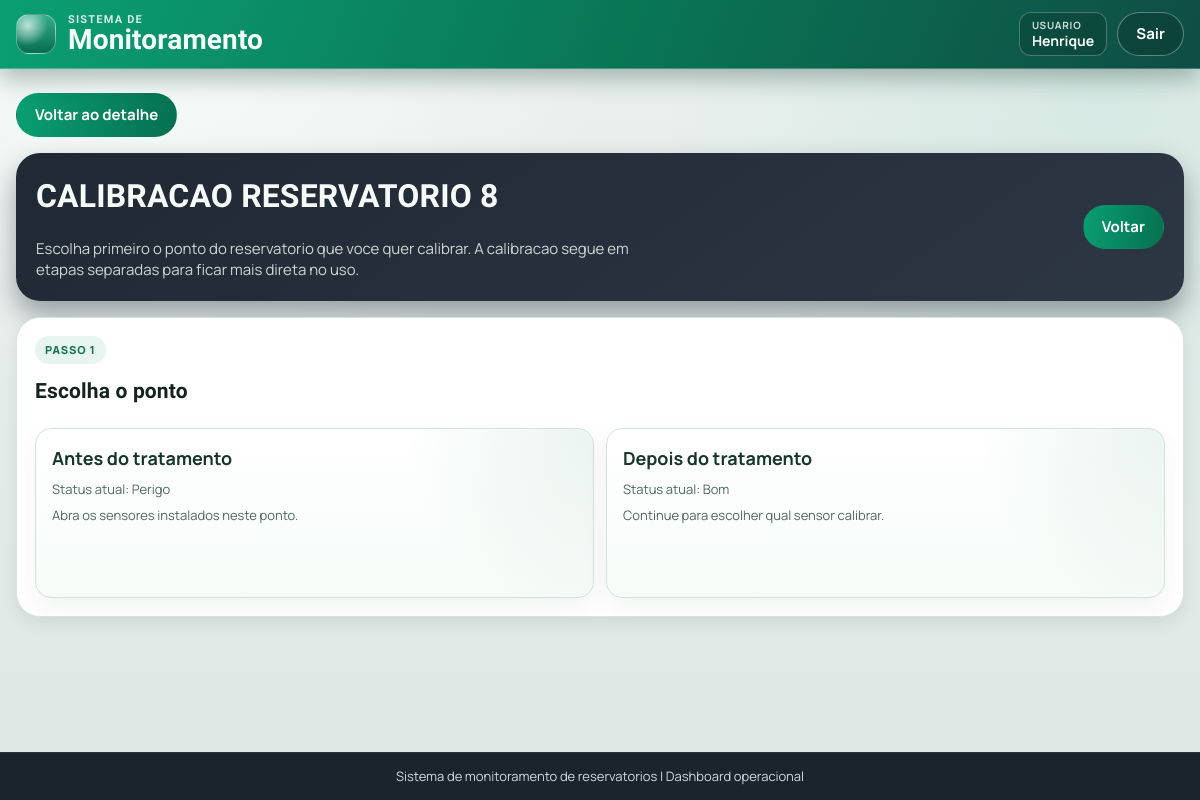
The app's page /reservatorios/8/calibracao/ (signed in), older data.
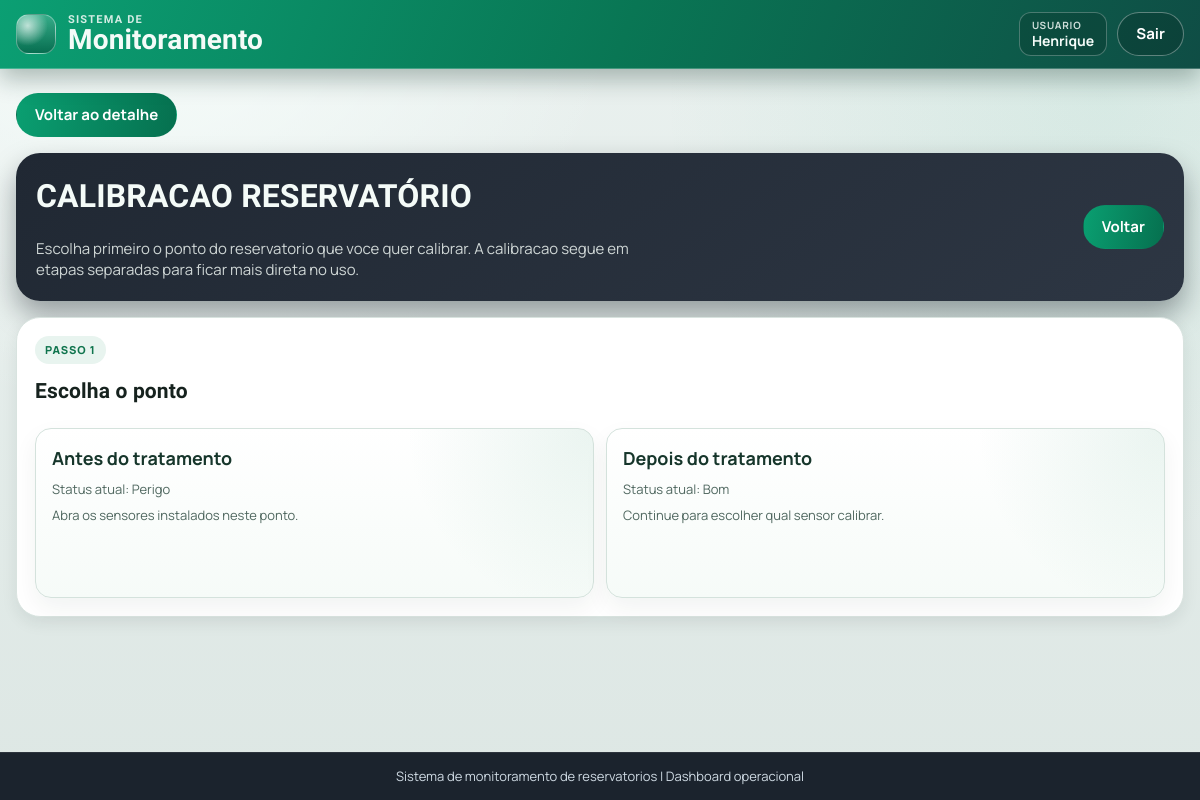
The same page, newer data.
### app/models.py (models this page shows, shortened)
class Reservatorio(models.Model):
    STATUS_BOM = "bom"
    STATUS_ATENCAO = "atencao"
    STATUS_PERIGO = "perigo"
    FAIXA_PADRAO_PPM_TDS_MIN = 0.0
    FAIXA_PADRAO_PPM_TDS_MAX = 500.0
    FAIXA_PADRAO_NTU_TURBIDEZ_MIN = 0.0
    FAIXA_PADRAO_NTU_TURBIDEZ_MAX = 5.0
    FAIXA_PADRAO_CELSIUS_TEMPERATURA_MIN = 5.0
    FAIXA_PADRAO_CELSIUS_TEMPERATURA_MAX = 30.0
    FAIXA_PADRAO_PH_MIN = 6.0
    FAIXA_PADRAO_PH_MAX = 9.5
    META_PADRAO_PPM_TDS = 600.0
    META_PADRAO_NTU_TURBIDEZ = 1.5
    META_PADRAO_CELSIUS_TEMPERATURA = 25.0
    META_PADRAO_PH = 7.0
    STATUS_CHOICES = (
        (STATUS_BOM, "Bom"),
        (STATUS_ATENCAO, "Atencao"),
        (STATUS_PERIGO, "Perigo"),
    )
    usuario = models.ForeignKey(
        settings.AUTH_USER_MODEL,
        on_delete=models.CASCADE,
        related_name="reservatorios",
    )
    nome = models.CharField(max_length=120, unique=True)
    status = models.CharField(max_length=20, choices=STATUS_CHOICES, default=STATUS_BOM)
    faixa_ppm_tds_min = models.FloatField(default=FAIXA_PADRAO_PPM_TDS_MIN)
    faixa_ppm_tds_max = models.FloatField(default=FAIXA_PADRAO_PPM_TDS_MAX)
    faixa_ntu_turbidez_min = models.FloatField(default=FAIXA_PADRAO_NTU_TURBIDEZ_MIN)
    faixa_ntu_turbidez_max = models.FloatField(default=FAIXA_PADRAO_NTU_TURBIDEZ_MAX)
    faixa_celsius_temperatura_min = models.FloatField(default=FAIXA_PADRAO_CELSIUS_TEMPERATURA_MIN)
    faixa_celsius_temperatura_max = models.FloatField(default=FAIXA_PADRAO_CELSIUS_TEMPERATURA_MAX)
    faixa_ph_min = models.FloatField(default=FAIXA_PADRAO_PH_MIN)
    faixa_ph_max = models.FloatField(default=FAIXA_PADRAO_PH_MAX)
    meta_ppm_tds = models.FloatField(default=META_PADRAO_PPM_TDS)
    meta_ntu_turbidez = models.FloatField(default=META_PADRAO_NTU_TURBIDEZ)
    meta_celsius_temperatura = models.FloatField(default=META_PADRAO_CELSIUS_TEMPERATURA)
    meta_ph = models.FloatField(default=META_PADRAO_PH)
    created_at = models.DateTimeField(auto_now_add=True)
    updated_at = models.DateTimeField(auto_now=True)
    class Meta:
        ordering = ["nome"]
    @classmethod
    def obter_por_id(cls, reservatorio_id, usuario=None):
        reservatorio_id = cls._normalizar_id(reservatorio_id)
        if reservatorio_id is None:
            return None
        queryset = cls.objects.filter(id=reservatorio_id)
        if usuario is not None:
            queryset = queryset.filter(usuario=usuario)
        return queryset.first()
    def garantir_pontos_monitoramento(self):
        for tipo in PontoMonitoramento.TIPOS:
            PontoMonitoramento.objects.get_or_create(
                reservatorio=self,
                tipo=tipo,
            )
    def obter_ponto_monitoramento(self, tipo):
        tipo_normalizado = PontoMonitoramento.normalizar_tipo(tipo)
        return self.pontos_monitoramento.filter(tipo=tipo_normalizado).first()
    @staticmethod
    def _normalizar_id(reservatorio_id):
        if isinstance(reservatorio_id, int):
            return reservatorio_id if reservatorio_id > 0 else None
        if isinstance(reservatorio_id, str) and reservatorio_id.isdigit():
            return int(reservatorio_id)
        return None

class PontoMonitoramento(models.Model):
    TIPO_ANTES = "antes_tratamento"
    TIPO_DEPOIS = "depois_tratamento"
    TEMPERATURA_INCLINACAO_PADRAO = 1.0
    PH_VOLTAGEM_REFERENCIA_7_PADRAO = 2.39
    PH_INCLINACAO_PADRAO = 0.23
    PH_TEMPERATURA_CALIBRACAO_PADRAO = 25.0
    TDS_INCLINACAO_PADRAO = 1.0
    TURBIDEZ_INCLINACAO_PADRAO = 1.0
    TDS_ALVO_CALIBRACAO_PADRAO = 40.0
    TURBIDEZ_ALVO_CALIBRACAO_PADRAO = 0.4
    TIPOS = (
        TIPO_ANTES,
        TIPO_DEPOIS,
    )
    TIPO_CHOICES = (
        (TIPO_ANTES, "Antes do tratamento"),
        (TIPO_DEPOIS, "Depois do tratamento"),
    )
    reservatorio = models.ForeignKey(
        Reservatorio,
        on_delete=models.CASCADE,
        related_name="pontos_monitoramento",
    )
    tipo = models.CharField(max_length=32, choices=TIPO_CHOICES)
    status_atual = models.CharField(
        max_length=20,
        choices=Reservatorio.STATUS_CHOICES,
        default=Reservatorio.STATUS_BOM,
    )
    confianca_status = models.FloatField(null=True, blank=True)
    modelo_versao = models.CharField(max_length=64, blank=True, default="")
    temperatura_inclinacao = models.FloatField(default=TEMPERATURA_INCLINACAO_PADRAO)
    temperatura_offset_c = models.FloatField(default=0.0)
    temperatura_valor_referencia_c = models.FloatField(null=True, blank=True)
    temperatura_bruta_referencia_c = models.FloatField(null=True, blank=True)
    temperatura_calibrado_em = models.DateTimeField(null=True, blank=True)
    ph_voltagem_referencia_7 = models.FloatField(default=PH_VOLTAGEM_REFERENCIA_7_PADRAO)
    ph_inclinacao = models.FloatField(default=PH_INCLINACAO_PADRAO)
    ph_temperatura_calibracao_c = models.FloatField(default=PH_TEMPERATURA_CALIBRACAO_PADRAO)
    ph_calibrado_em = models.DateTimeField(null=True, blank=True)
    tds_inclinacao = models.FloatField(default=TDS_INCLINACAO_PADRAO)
    tds_offset_ppm = models.FloatField(default=0.0)
    tds_calibrado_em = models.DateTimeField(null=True, blank=True)
    turbidez_inclinacao = models.FloatField(default=TURBIDEZ_INCLINACAO_PADRAO)
    turbidez_offset_ntu = models.FloatField(default=0.0)
    turbidez_calibrado_em = models.DateTimeField(null=True, blank=True)
    tds_alvo_calibracao_ppm = models.FloatField(default=TDS_ALVO_CALIBRACAO_PADRAO)
    turbidez_alvo_calibracao_ntu = models.FloatField(default=TURBIDEZ_ALVO_CALIBRACAO_PADRAO)
    tds_adc_calibracao = models.IntegerField(null=True, blank=True)
    turbidez_adc_calibracao = models.IntegerField(null=True, blank=True)
    agua_calibrado_em = models.DateTimeField(null=True, blank=True)
    created_at = models.DateTimeField(auto_now_add=True)
    updated_at = models.DateTimeField(auto_now=True)
    class Meta:
        ordering = ["reservatorio_id", "tipo"]
        constraints = [
            models.UniqueConstraint(
                fields=["reservatorio", "tipo"],
                name="uq_ponto_monitoramento_reservatorio_tipo",
            ),
        ]
    @classmethod
    def normalizar_tipo(cls, tipo):
        if not isinstance(tipo, str):
            raise ValueError("ponto_tipo invalido")
        tipo_normalizado = tipo.strip().lower()
        validos = {item[0] for item in cls.TIPO_CHOICES}
        if tipo_normalizado not in validos:
            raise ValueError("ponto_tipo invalido")
        return tipo_normalizado

### app/views.py (the view)
@login_required(login_url="entrar")
@require_http_methods(["GET"])
def reservatorio_calibracao(request, reservatorio_id):
    reservatorio = Reservatorio.obter_por_id(reservatorio_id, usuario=request.user)
    if reservatorio is None:
        messages.error(request, "Reservatorio nao encontrado.")
        return redirect("index")
    reservatorio.garantir_pontos_monitoramento()
    ponto_antes = reservatorio.obter_ponto_monitoramento(PontoMonitoramento.TIPO_ANTES)
    ponto_depois = reservatorio.obter_ponto_monitoramento(PontoMonitoramento.TIPO_DEPOIS)
    return render(
        request,
        "reservatorio/calibracao.html",
        {
            **_contexto_calibracao_reservatorio(
                reservatorio,
                ponto_antes=ponto_antes,
                ponto_depois=ponto_depois,
            ),
        },
    )

### app/views.py (called while the page is built, shortened)
def _contexto_calibracao_reservatorio(reservatorio, *, ponto_antes, ponto_depois):
    return {
        "reservatorio": reservatorio,
        "ponto_antes": ponto_antes,
        "ponto_depois": ponto_depois,
        "temperatura_calibracao_antes": _resumo_calibracao_temperatura(ponto_antes),
        "temperatura_calibracao_depois": _resumo_calibracao_temperatura(ponto_depois),
        "tds_calibracao_antes": _resumo_calibracao_tds(ponto_antes),
        "tds_calibracao_depois": _resumo_calibracao_tds(ponto_depois),
        "turbidez_calibracao_antes": _resumo_calibracao_turbidez(ponto_antes),
        "turbidez_calibracao_depois": _resumo_calibracao_turbidez(ponto_depois),
        "ph_calibracao_antes": _resumo_calibracao_ph(ponto_antes),
        "ph_calibracao_depois": _resumo_calibracao_ph(ponto_depois),
    }

def _resumo_calibracao_ph(ponto):
    ultima_tensao = _ultima_tensao_ph_por_ponto(ponto)
    ultima_temperatura = _ultima_temperatura_calibrada_por_ponto(ponto)
    calibrado_em = ponto.ph_calibrado_em
    if calibrado_em is None:
        return {
            "calibrado_em": None,
            "dias": None,
            "vencida": True,
            "ultima_tensao": ultima_tensao,
            "ultima_temperatura": ultima_temperatura,
        }
    agora = timezone.now()
    delta = agora - calibrado_em
    dias = max(0, delta.days)
    return {
        "calibrado_em": calibrado_em,
        "dias": dias,
        "vencida": dias >= DIAS_ALERTA_CALIBRACAO_PH,
        "ultima_tensao": ultima_tensao,
        "ultima_temperatura": ultima_temperatura,
    }

def _resumo_calibracao_tds(ponto):
    dados_agua = _ultimos_dados_agua_por_ponto(ponto)
    dias = max(0, (timezone.now() - ponto.tds_calibrado_em).days)
    return {
        "calibrado_em": ponto.tds_calibrado_em,
        "dias": dias,
        "vencida": dias >= DIAS_ALERTA_CALIBRACAO_AGUA,
        **dados_agua,
    }

def _resumo_calibracao_turbidez(ponto):
    dados_agua = _ultimos_dados_agua_por_ponto(ponto)
    dias = max(0, (timezone.now() - ponto.turbidez_calibrado_em).days)
    return {
        "calibrado_em": ponto.turbidez_calibrado_em,
        "dias": dias,
        "vencida": dias >= DIAS_ALERTA_CALIBRACAO_AGUA,
        **dados_agua,
    }

### app/templates/reservatorio/calibracao.html (shortened to what this page needs)
{% extends "blocos/base.html" %}
{% block content %}
<section class="message-wrap">
    <p><a class="btn-main" href="{% url 'reservatorio_detalhe' reservatorio.id %}">Voltar ao detalhe</a></p>
</section>
<section class="detail-hero calibration-hero">
    <div class="detail-hero-copy">
        <h2>CALIBRACAO {{ reservatorio.nome|upper }}</h2>
        <p class="index-hero-subtitle">
            Escolha primeiro o ponto do reservatorio que voce quer calibrar. A calibracao segue em etapas separadas para ficar mais direta no uso.
        </p>
    </div>
    <div class="detail-hero-actions">
        <a class="btn-main" href="{% url 'reservatorio_detalhe' reservatorio.id %}">Voltar</a>
    </div>
</section>
<section class="panel calibration-page-panel">
    <div class="calibration-step-kicker">Passo 1</div>
    <h3>Escolha o ponto</h3>
    <div class="calibration-choice-grid calibration-choice-grid-points">
        <a class="calibration-choice-card calibration-point-card"
            href="{% url 'reservatorio_calibracao_ponto' reservatorio.id ponto_antes.tipo %}">
            <strong>Antes do tratamento</strong>
            <span>Status atual: {{ ponto_antes.get_status_atual_display }}</span>
            <span>Abra os sensores instalados neste ponto.</span>
        </a>
        <a class="calibration-choice-card calibration-point-card"
            href="{% url 'reservatorio_calibracao_ponto' reservatorio.id ponto_depois.tipo %}">
            <strong>Depois do tratamento</strong>
            <span>Status atual: {{ ponto_depois.get_status_atual_display }}</span>
            <span>Continue para escolher qual sensor calibrar.</span>
        </a>
    </div>
</section>
{% endblock %}

### app/templates/blocos/base.html (shortened to what this page needs)
{% load static %}
<!DOCTYPE html>
<html lang="pt-br">
<head>
    <link rel="stylesheet" href="{% static 'css/base.css' %}">
</head>
<body>
    <div class="app-shell">
        {% include "blocos/nav_bar.html" %}
        <main class="page-content">
            {% block content %}{% endblock %}
        </main>
        {% include "blocos/footer.html" %}
    </div>
</body>
</html>

### app/templates/blocos/nav_bar.html (shortened to what this page needs)
<header class="top-nav">
    <div class="top-nav-inner">
        <div class="top-nav-left">
            <a class="brand-link" href="{% if request.user.is_authenticated %}{% url 'index' %}{% else %}{% url 'entrar' %}{% endif %}">
                <span class="brand-mark" aria-hidden="true"></span>
                <h1 class="brand">
                    <span class="brand-kicker">SISTEMA DE</span>
                    <span class="brand-title">Monitoramento</span>
                </h1>
            </a>
        </div>
        <div class="top-nav-right">
            {% if request.user.is_authenticated %}
                <span class="user-chip">
                    <span class="user-chip-label">Usuario</span>
                    <strong>{{ request.user.username }}</strong>
                </span>
                <form method="post" action="{% url 'sair' %}">
                    <button class="btn-sair" type="submit">Sair</button>
                </form>
            {% else %}
                <a class="btn-sair" href="{% url 'entrar' %}">Entrar</a>
            {% endif %}
        </div>
    </div>
</header>

### app/templates/blocos/footer.html
<footer class="site-footer">
    <p>Sistema de monitoramento de reservatorios | Dashboard operacional</p>
</footer>

### static/css/tokens.css (style rules this page uses)
:root { --font-sans: "Manrope", "Plus Jakarta Sans", "Segoe UI", sans-serif; --font-display: "Sora", "Manrope", "Segoe UI", sans-serif; --color-canvas: #eaf1ef; --color-canvas-strong: #dde7e4; --color-surface: #ffffff; --color-surface-muted: #f5f8f7; --color-surface-dark: #202833; --color-text: #16221e; --color-text-muted: #5a6a65; --color-text-inverse: #f4fbf8; --color-border: #d8e3df; --color-border-strong: #bccbc5; --color-accent: #0a9f71; --color-accent-dark: #06704f; --color-accent-soft: #def4eb; --color-danger: #dc3f3f; --color-status-bom: #0da566; --color-status-atencao: #dd7a00; --color-status-perigo: #cf3434; --radius-xs: 8px; --radius-sm: 12px; --radius-md: 18px; --radius-lg: 24px; --radius-pill: 999px; --shadow-sm: 0 6px 16px rgba(18, 41, 33, 0.08); --shadow-md: 0 12px 28px rgba(15, 33, 27, 0.14); --shadow-dark: 0 14px 28px rgba(5, 14, 21, 0.36); --ease-standard: 180ms ease; }

### static/css/foundation.css (style rules this page uses)
* { box-sizing: border-box; }
html, body { min-height: 100%; }
body { margin: 0; font-family: var(--font-sans); color: var(--color-text); background: radial-gradient(circle at 12% -10%, #f9fffd 0%, transparent 36%), radial-gradient(circle at 92% 12%, rgba(10, 159, 113, 0.08) 0%, transparent 34%), linear-gradient(180deg, var(--color-canvas) 0%, var(--color-canvas-strong) 100%); line-height: 1.45; }
a { color: inherit; }
h1, h2, h3, h4, h5, h6 { margin: 0; font-family: var(--font-display); letter-spacing: 0.15px; }
p { margin: 0; }
button, input, select, textarea { font: inherit; }

### static/css/layout.css (style rules this page uses)
.app-shell { min-height: 100vh; display: flex; flex-direction: column; }
.top-nav { position: sticky; top: 0; z-index: 100; color: var(--color-text-inverse); padding: 12px 16px; border-bottom: 1px solid rgba(255, 255, 255, 0.24); background: linear-gradient(112deg, #0b9f73 0%, #097654 52%, #0f4d45 100%); box-shadow: 0 10px 24px rgba(8, 39, 29, 0.3); backdrop-filter: blur(5px); }
.top-nav-inner { width: min(1440px, 100%); margin: 0 auto; display: flex; align-items: center; justify-content: space-between; gap: 14px; flex-wrap: wrap; }
.top-nav-left { display: flex; align-items: center; gap: 14px; min-width: 0; }
.brand-link { text-decoration: none; display: inline-flex; align-items: center; gap: 12px; }
.brand-mark { width: 40px; height: 40px; border-radius: 13px; background: radial-gradient(circle at 28% 28%, rgba(255, 255, 255, 0.7), transparent 52%), linear-gradient(180deg, rgba(255, 255, 255, 0.18), rgba(1, 16, 14, 0.32)); border: 1px solid rgba(255, 255, 255, 0.34); }
.brand { line-height: 1.05; }
.brand-kicker { display: block; font-size: 11px; letter-spacing: 1.2px; opacity: 0.86; }
.brand-title { display: block; font-size: 28px; font-weight: 800; }
.top-nav-right { display: flex; align-items: center; gap: 10px; margin-left: auto; }
.top-nav-right form { margin: 0; }
.page-content { flex: 1; width: min(1360px, 100%); margin: 0 auto; padding: 24px 16px 36px; }
.site-footer { margin-top: auto; background: #1b232d; color: #cfdae3; border-top: 1px solid rgba(255, 255, 255, 0.08); padding: 14px 20px; text-align: center; }
.site-footer p { font-size: 13px; }

Row changes from the older to the newer data that the page shows:
changed Reservatorio: nome "RESERVATORIO 8" → "RESERVATÓRIO"
